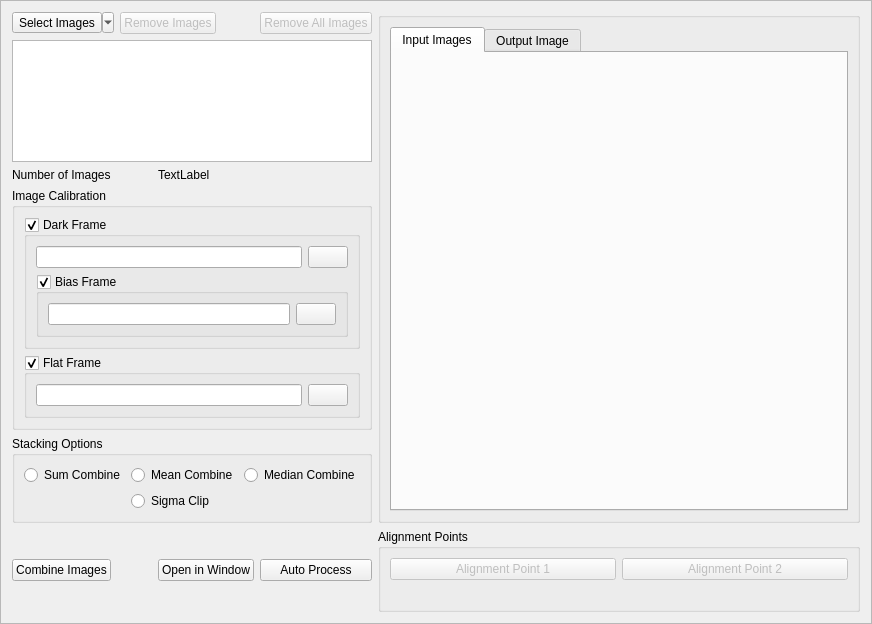
<?xml version="1.0" encoding="UTF-8"?>
<ui version="4.0">
 <class>Frame</class>
 <widget class="QFrame" name="Frame">
  <property name="geometry">
   <rect>
    <x>0</x>
    <y>0</y>
    <width>872</width>
    <height>624</height>
   </rect>
  </property>
  <property name="windowTitle">
   <string>Frame</string>
  </property>
  <property name="frameShape">
   <enum>QFrame::StyledPanel</enum>
  </property>
  <property name="frameShadow">
   <enum>QFrame::Raised</enum>
  </property>
  <layout class="QGridLayout" name="gridLayout">
   <item row="5" column="2">
    <widget class="QPushButton" name="pushButtonOpenInWindow">
     <property name="text">
      <string>Open in Window</string>
     </property>
    </widget>
   </item>
   <item row="1" column="0" colspan="4">
    <widget class="QListWidget" name="listImages">
     <property name="sizePolicy">
      <sizepolicy hsizetype="Preferred" vsizetype="Preferred">
       <horstretch>0</horstretch>
       <verstretch>0</verstretch>
      </sizepolicy>
     </property>
     <property name="editTriggers">
      <set>QAbstractItemView::NoEditTriggers</set>
     </property>
     <property name="showDropIndicator" stdset="0">
      <bool>false</bool>
     </property>
     <property name="alternatingRowColors">
      <bool>true</bool>
     </property>
     <property name="selectionMode">
      <enum>QAbstractItemView::ExtendedSelection</enum>
     </property>
     <property name="selectionBehavior">
      <enum>QAbstractItemView::SelectRows</enum>
     </property>
     <property name="iconSize">
      <size>
       <width>20</width>
       <height>20</height>
      </size>
     </property>
     <property name="selectionRectVisible">
      <bool>false</bool>
     </property>
    </widget>
   </item>
   <item row="2" column="0">
    <widget class="QLabel" name="label">
     <property name="sizePolicy">
      <sizepolicy hsizetype="Fixed" vsizetype="Fixed">
       <horstretch>0</horstretch>
       <verstretch>0</verstretch>
      </sizepolicy>
     </property>
     <property name="text">
      <string>Number of Images</string>
     </property>
    </widget>
   </item>
   <item row="0" column="3">
    <widget class="QPushButton" name="btnImageRemoveAll">
     <property name="enabled">
      <bool>false</bool>
     </property>
     <property name="text">
      <string>Remove All Images</string>
     </property>
     <property name="icon">
      <iconset resource="../VSOP.qrc">
       <normaloff>:/images/image-zap.png</normaloff>:/images/image-zap.png</iconset>
     </property>
    </widget>
   </item>
   <item row="5" column="0">
    <widget class="QPushButton" name="btnCombineImages">
     <property name="sizePolicy">
      <sizepolicy hsizetype="Fixed" vsizetype="Fixed">
       <horstretch>0</horstretch>
       <verstretch>0</verstretch>
      </sizepolicy>
     </property>
     <property name="text">
      <string>Combine Images</string>
     </property>
    </widget>
   </item>
   <item row="0" column="4" rowspan="5">
    <widget class="QGroupBox" name="groupImage">
     <property name="sizePolicy">
      <sizepolicy hsizetype="Expanding" vsizetype="Preferred">
       <horstretch>0</horstretch>
       <verstretch>0</verstretch>
      </sizepolicy>
     </property>
     <property name="cursor">
      <cursorShape>ArrowCursor</cursorShape>
     </property>
     <layout class="QGridLayout" name="gridLayout_5">
      <item row="0" column="0">
       <widget class="QTabWidget" name="tabImages">
        <property name="enabled">
         <bool>true</bool>
        </property>
        <property name="currentIndex">
         <number>0</number>
        </property>
        <widget class="QWidget" name="tab">
         <attribute name="title">
          <string>Input Images</string>
         </attribute>
         <layout class="QGridLayout" name="gridLayout_10">
          <item row="0" column="0">
           <widget class="QWidget" name="widget" native="true"/>
          </item>
         </layout>
        </widget>
        <widget class="QWidget" name="tab_2">
         <attribute name="title">
          <string>Output Image</string>
         </attribute>
         <layout class="QGridLayout" name="gridLayout_9">
          <item row="0" column="0">
           <widget class="QWidget" name="widget_2" native="true"/>
          </item>
         </layout>
        </widget>
       </widget>
      </item>
     </layout>
    </widget>
   </item>
   <item row="3" column="0" colspan="4">
    <widget class="QGroupBox" name="groupBox">
     <property name="sizePolicy">
      <sizepolicy hsizetype="Preferred" vsizetype="Fixed">
       <horstretch>0</horstretch>
       <verstretch>0</verstretch>
      </sizepolicy>
     </property>
     <property name="title">
      <string>Image Calibration</string>
     </property>
     <layout class="QGridLayout" name="gridLayout_2">
      <item row="0" column="0" rowspan="2" colspan="2">
       <widget class="QGroupBox" name="groupDarkFrame">
        <property name="sizePolicy">
         <sizepolicy hsizetype="Preferred" vsizetype="Fixed">
          <horstretch>0</horstretch>
          <verstretch>0</verstretch>
         </sizepolicy>
        </property>
        <property name="title">
         <string>Dark Frame</string>
        </property>
        <property name="checkable">
         <bool>true</bool>
        </property>
        <layout class="QGridLayout" name="gridLayout_7">
         <item row="1" column="0">
          <widget class="QLineEdit" name="lineEdit"/>
         </item>
         <item row="1" column="1">
          <widget class="QPushButton" name="btnSelectDark">
           <property name="enabled">
            <bool>true</bool>
           </property>
           <property name="text">
            <string/>
           </property>
           <property name="icon">
            <iconset resource="../VSOP.qrc">
             <normaloff>:/images/open.png</normaloff>:/images/open.png</iconset>
           </property>
          </widget>
         </item>
         <item row="2" column="0" colspan="2">
          <widget class="QGroupBox" name="groupBox_3">
           <property name="title">
            <string>Bias Frame</string>
           </property>
           <property name="checkable">
            <bool>true</bool>
           </property>
           <layout class="QGridLayout" name="gridLayout_4">
            <item row="0" column="0">
             <widget class="QLineEdit" name="lineEdit_3"/>
            </item>
            <item row="0" column="1">
             <widget class="QPushButton" name="pushButtonBiasFrame">
              <property name="text">
               <string/>
              </property>
              <property name="icon">
               <iconset resource="../VSOP.qrc">
                <normaloff>:/images/open.png</normaloff>:/images/open.png</iconset>
              </property>
             </widget>
            </item>
           </layout>
          </widget>
         </item>
        </layout>
       </widget>
      </item>
      <item row="2" column="0" colspan="2">
       <widget class="QGroupBox" name="groupFlatFrame">
        <property name="sizePolicy">
         <sizepolicy hsizetype="Preferred" vsizetype="Fixed">
          <horstretch>0</horstretch>
          <verstretch>0</verstretch>
         </sizepolicy>
        </property>
        <property name="title">
         <string>Flat Frame</string>
        </property>
        <property name="checkable">
         <bool>true</bool>
        </property>
        <layout class="QGridLayout" name="gridLayout_8">
         <item row="1" column="0">
          <widget class="QLineEdit" name="lineEdit_2"/>
         </item>
         <item row="1" column="1">
          <widget class="QPushButton" name="btnSelectFlat">
           <property name="text">
            <string/>
           </property>
           <property name="icon">
            <iconset resource="../VSOP.qrc">
             <normaloff>:/images/open.png</normaloff>:/images/open.png</iconset>
           </property>
          </widget>
         </item>
        </layout>
       </widget>
      </item>
     </layout>
    </widget>
   </item>
   <item row="4" column="0" colspan="4">
    <widget class="QGroupBox" name="groupBox_2">
     <property name="sizePolicy">
      <sizepolicy hsizetype="Preferred" vsizetype="Fixed">
       <horstretch>0</horstretch>
       <verstretch>0</verstretch>
      </sizepolicy>
     </property>
     <property name="title">
      <string>Stacking Options</string>
     </property>
     <layout class="QGridLayout" name="gridLayout_3">
      <item row="0" column="0">
       <widget class="QRadioButton" name="radioAddCombine">
        <property name="text">
         <string>Sum Combine</string>
        </property>
       </widget>
      </item>
      <item row="0" column="1">
       <widget class="QRadioButton" name="radioMeanCombine">
        <property name="text">
         <string>Mean Combine</string>
        </property>
       </widget>
      </item>
      <item row="1" column="1">
       <widget class="QRadioButton" name="radioSigmaClip">
        <property name="text">
         <string>Sigma Clip</string>
        </property>
       </widget>
      </item>
      <item row="0" column="2">
       <widget class="QRadioButton" name="radioMedianCombine">
        <property name="sizePolicy">
         <sizepolicy hsizetype="Fixed" vsizetype="Fixed">
          <horstretch>0</horstretch>
          <verstretch>0</verstretch>
         </sizepolicy>
        </property>
        <property name="text">
         <string>Median Combine</string>
        </property>
       </widget>
      </item>
     </layout>
    </widget>
   </item>
   <item row="5" column="4">
    <widget class="QGroupBox" name="groupBox_4">
     <property name="sizePolicy">
      <sizepolicy hsizetype="Preferred" vsizetype="Fixed">
       <horstretch>0</horstretch>
       <verstretch>0</verstretch>
      </sizepolicy>
     </property>
     <property name="title">
      <string>Alignment Points</string>
     </property>
     <layout class="QGridLayout" name="gridLayout_6">
      <item row="1" column="1">
       <widget class="QPushButton" name="btnAlign2">
        <property name="enabled">
         <bool>false</bool>
        </property>
        <property name="text">
         <string>Alignment Point 2</string>
        </property>
        <property name="icon">
         <iconset resource="../VSOP.qrc">
          <normaloff>:/images/BtnAstrometry.bmp</normaloff>:/images/BtnAstrometry.bmp</iconset>
        </property>
        <property name="checkable">
         <bool>true</bool>
        </property>
        <property name="autoExclusive">
         <bool>false</bool>
        </property>
       </widget>
      </item>
      <item row="3" column="0">
       <widget class="QLabel" name="labelAlign1">
        <property name="sizePolicy">
         <sizepolicy hsizetype="Preferred" vsizetype="Fixed">
          <horstretch>0</horstretch>
          <verstretch>0</verstretch>
         </sizepolicy>
        </property>
        <property name="text">
         <string/>
        </property>
        <property name="alignment">
         <set>Qt::AlignCenter</set>
        </property>
       </widget>
      </item>
      <item row="3" column="1">
       <widget class="QLabel" name="labelAlign2">
        <property name="sizePolicy">
         <sizepolicy hsizetype="Preferred" vsizetype="Fixed">
          <horstretch>0</horstretch>
          <verstretch>0</verstretch>
         </sizepolicy>
        </property>
        <property name="text">
         <string/>
        </property>
        <property name="alignment">
         <set>Qt::AlignCenter</set>
        </property>
       </widget>
      </item>
      <item row="1" column="0">
       <widget class="QPushButton" name="btnAlign1">
        <property name="enabled">
         <bool>false</bool>
        </property>
        <property name="palette">
         <palette>
          <active>
           <colorrole role="WindowText">
            <brush brushstyle="SolidPattern">
             <color alpha="255">
              <red>255</red>
              <green>0</green>
              <blue>0</blue>
             </color>
            </brush>
           </colorrole>
          </active>
          <inactive>
           <colorrole role="WindowText">
            <brush brushstyle="SolidPattern">
             <color alpha="255">
              <red>255</red>
              <green>0</green>
              <blue>0</blue>
             </color>
            </brush>
           </colorrole>
          </inactive>
          <disabled>
           <colorrole role="WindowText">
            <brush brushstyle="SolidPattern">
             <color alpha="255">
              <red>106</red>
              <green>104</green>
              <blue>100</blue>
             </color>
            </brush>
           </colorrole>
          </disabled>
         </palette>
        </property>
        <property name="text">
         <string>Alignment Point 1</string>
        </property>
        <property name="icon">
         <iconset resource="../VSOP.qrc">
          <normaloff>:/images/BtnAstrometry.bmp</normaloff>:/images/BtnAstrometry.bmp</iconset>
        </property>
        <property name="checkable">
         <bool>true</bool>
        </property>
        <property name="autoExclusive">
         <bool>false</bool>
        </property>
       </widget>
      </item>
     </layout>
    </widget>
   </item>
   <item row="2" column="2">
    <widget class="QLabel" name="labelCount">
     <property name="text">
      <string>TextLabel</string>
     </property>
    </widget>
   </item>
   <item row="0" column="0">
    <widget class="QToolButton" name="toolButtonAddImages">
     <property name="text">
      <string>Select Images</string>
     </property>
     <property name="icon">
      <iconset resource="../VSOP.qrc">
       <normaloff>:/images/image-add.png</normaloff>:/images/image-add.png</iconset>
     </property>
     <property name="popupMode">
      <enum>QToolButton::MenuButtonPopup</enum>
     </property>
     <property name="toolButtonStyle">
      <enum>Qt::ToolButtonTextBesideIcon</enum>
     </property>
    </widget>
   </item>
   <item row="0" column="1" colspan="2">
    <widget class="QPushButton" name="btnImageRemove">
     <property name="enabled">
      <bool>false</bool>
     </property>
     <property name="sizePolicy">
      <sizepolicy hsizetype="Fixed" vsizetype="Fixed">
       <horstretch>0</horstretch>
       <verstretch>0</verstretch>
      </sizepolicy>
     </property>
     <property name="text">
      <string>Remove Images</string>
     </property>
     <property name="icon">
      <iconset resource="../VSOP.qrc">
       <normaloff>:/images/image_remove.png</normaloff>:/images/image_remove.png</iconset>
     </property>
    </widget>
   </item>
   <item row="5" column="3">
    <widget class="QPushButton" name="pushButtonAutoProcess">
     <property name="text">
      <string>Auto Process</string>
     </property>
    </widget>
   </item>
  </layout>
 </widget>
 <resources>
  <include location="../VSOP.qrc"/>
 </resources>
 <connections/>
</ui>
